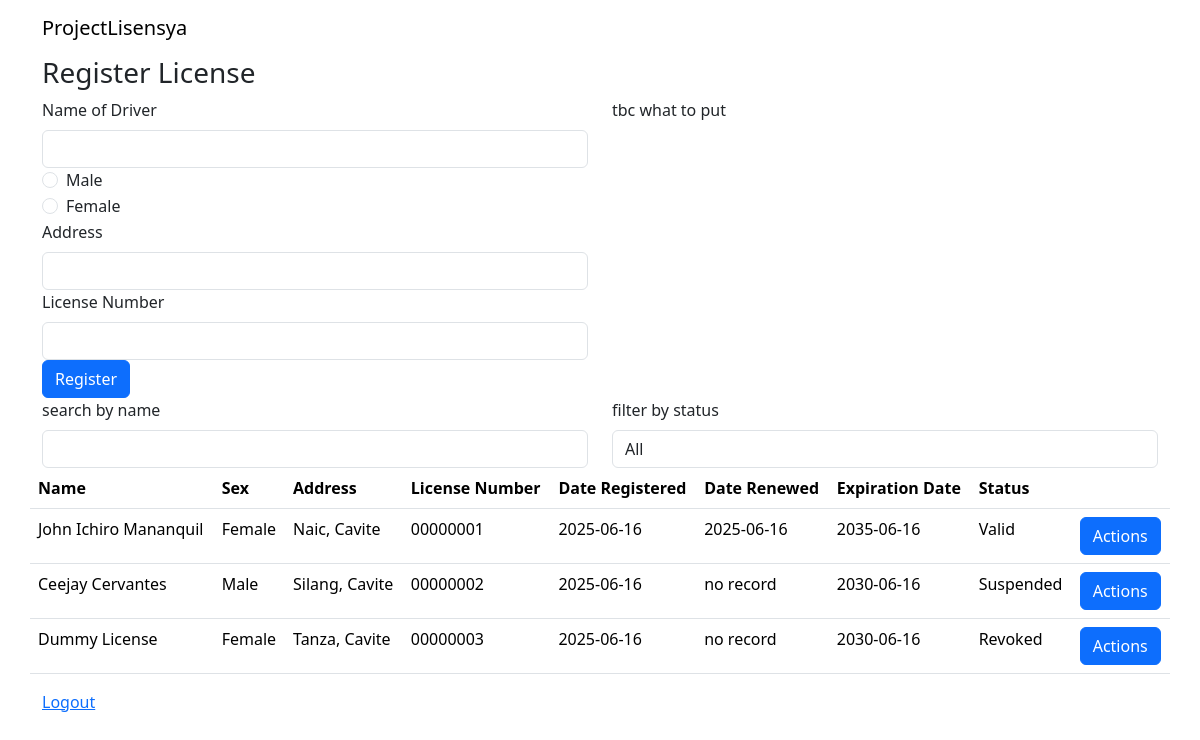
The app's page /admin-db.php with its own data.
### tables this page shows
CREATE TABLE `tblicense` (
  `serialNumber` int(11) NOT NULL,
  `name` varchar(100) NOT NULL,
  `sex` enum('Male','Female') NOT NULL,
  `address` varchar(100) NOT NULL,
  `licenseNumber` varchar(8) NOT NULL,
  `dateRegistered` date NOT NULL DEFAULT current_timestamp(),
  `dateRenewed` date DEFAULT NULL,
  `expirationDate` date NOT NULL,
  `status` enum('Valid','Expired','Suspended','Revoked') NOT NULL DEFAULT 'Valid'
);

### _functions.php (the view, shortened to what this page needs)
<?php
function connect() {
    $conn = new mysqli('localhost','root','','dcit55_project');
    return $conn;
}
function viewAllLicense() {
    $conn = connect();
    $sql =
        "SELECT *
        FROM tblicense";
    $rs = $conn->query($sql);
    if ($rs->num_rows === 0) {
        echo "
            <tr>
                <td colspan='8' style='text-align: center;'><i>no registered license</td>
            </tr>
        ";
    } else {
        while ($row = $rs->fetch_assoc()) {
            echo "
                <tr>
                    <td>" . $row['name'] . "</td>
                    <td>" . $row['sex'] . "</td>
                    <td>" . $row['address'] . "</td>
                    <td>" . $row['licenseNumber'] . "</td>
                    <td>" . $row['dateRegistered'] . "</td>
                    <td>" . ($row['dateRenewed'] == null ? 'no record' : $row['dateRenewed'] ) . "</td>
                    <td>" . $row['expirationDate'] . "</td>
                    <td>" . $row['status'] . "</td>
                    <td>
                        <form method='get' action='license-actions.php'>
                            <input type='text' name='serial-number' value='" . $row['serialNumber'] . "' style='display:none;'>
                            <button class='btn btn-primary'>Actions</button>
                        </form>
                    </td>
                </tr>
            ";
        }
    }
}
?>

### admin-db.php (shortened to what this page needs)
<?php
include '_functions.php';
?>
<!DOCTYPE html>
<html lang="en">
<head>
    <link rel="stylesheet" href="https://cdn.jsdelivr.net/npm/bootstrap@5.3.6/dist/css/bootstrap.min.css">
</head>
<body>
    <div class="container">
    <nav class="navbar">
        <a class="navbar-brand" href="#">ProjectLisensya</a>
    </nav>
    <h3>Register License</h3>
        <div class="row">
            <div class="col">
                <form method="post" action="_functions.php">
                    <label for="driverName" class="form-label">Name of Driver</label>
                    <input type="text" id="driverName" class="form-control" name="name" required>
                    <div class="form-check">
                        <label for="radioOption1" class="form-check-label">Male</label>
                        <input type="radio" id="radioOption1" class="form-check-input" name="sex" value="Male" required>
                    </div>
                    <div class="form-check">
                        <label for="radioOption2" class="form-check-label">Female</label>
                        <input type="radio" id="radioOption2" class="form-check-input" name="sex" value="Female">
                    </div>
                    <label for="address" class="form-label">Address</label>
                    <input type="text" id="address" class="form-control" name="address" required>
                    <label for="licenseNumber" class="form-label">License Number</label>
                    <input type="text" id="licenseNumber" class="form-control" name="license-number" minlength="8" maxlength="8" required>
                    <button type="submit" class="btn btn-primary" name="register-license">Register</button>
                </form>
            </div>
            <div class="col">
                <p>tbc what to put</p>
            </div>
        </div>
        <div class="row">
            <div class="col">
                <label for="filterSearch" class="form-label">search by name</label>
                <input type="text" id="filterSearch" class="form-control">
            </div>
            <div class="col">
                <label for="filterSelect" class="form-label">filter by status</label>
                <select id="filterSelect" class="form-control">
                    <option value="All" selected>All</option>
                </select>
            </div>
        </div>
        <div class="row">
            <table class="table">
                <tr>
                    <th>Name</th>
                    <th>Sex</th>
                    <th>Address</th>
                    <th>License Number</th>
                    <th>Date Registered</th>
                    <th>Date Renewed</th>
                    <th>Expiration Date</th>
                    <th>Status</th>
                    <th></th>
                </tr>
        </div>
            <?php viewAllLicense(); ?>
        <div class="row">
            <a href="index.php">Logout</a>
        </div>
    </div>
</body>
</html>

### records on screen
tblicense: name "John Ichiro Mananquil", sex "Female", address "Naic, Cavite", licenseNumber "00000001", dateRegistered "2025-06-16", dateRenewed "2025-06-16", expirationDate "2035-06-16", status "Valid"
tblicense: name "Ceejay Cervantes", sex "Male", address "Silang, Cavite", licenseNumber "00000002", dateRegistered "2025-06-16", shows "no record", expirationDate "2030-06-16", status "Suspended"
tblicense: name "Dummy License", sex "Female", address "Tanza, Cavite", licenseNumber "00000003", dateRegistered "2025-06-16", shows "no record", expirationDate "2030-06-16", status "Revoked"
